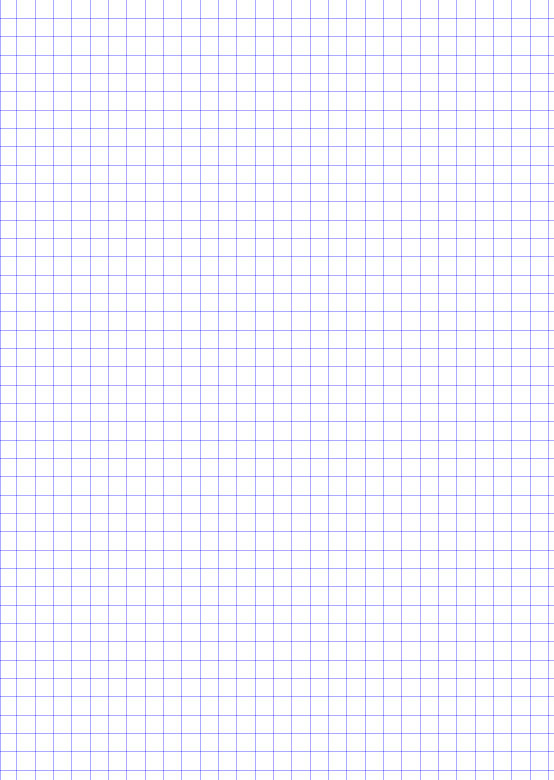
#> input picture img/cells_half.png, 1660 x 2339 px (shown at 1/3 size); the run also reads 1 picture not shown here
$ jupyter execute --allow-errors img_scale_test.ipynb
#> lines starting #> are read from the running program, lines starting #| are printed output that depends on the picture
[cell 1]
from PIL import Image, ImageDraw, ImageFont
# Загружаем шрифт нашего почерка@
font = ImageFont.truetype("./fonts/MyFont1.otf", size=67)

[cell 2]
from PIL import Image

image_path = './square.png'

#> (the rest of this cell did not finish here and is left out)

[cell 3]
from PIL import Image, ImageDraw, ImageFont
# Загружаем шрифт нашего почерка@
font = ImageFont.truetype("./fonts/MyFont1.otf", size=67)

y_position = 55


canvas_image_path = './img/cells_half.png'
line_image_path = './img/line_empty.png'

canvas_image = Image.open(canvas_image_path)
#> canvas_image is the input picture: PIL image 1660x2339 RGB; mean R, G, B 245.7, 245.7, 255

line_img = Image.open(line_image_path)

draw = ImageDraw.Draw(line_img)
draw.text((0, 0), 'Колебания дза', fill='blue', font=font)

resized_line_img = line_img.resize((1660, 110))
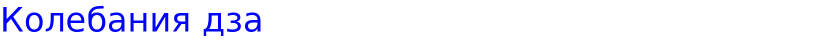
#> resized_line_img: PIL image 1660x110 RGBA (shown at 1/2 size); mean R, G, B, A 242.8, 242.8, 255, 10.4; transparent parts drawn white

copy_canvas_image = canvas_image.copy()


canvas_image.paste(resized_line_img, (4*55, y_position), resized_line_img )

canvas_image.save('./new_img.png')
